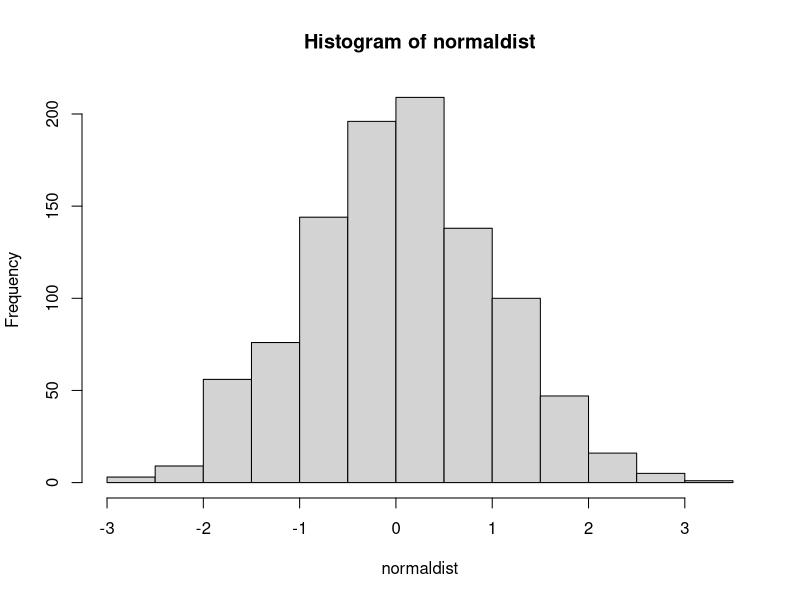

The R script that drew this image: (Note: a time limit stopped this script after it produced the figure.)
# Learning the RStudio layout

# Running lines of code from the script editor to the console

print('Hello world from the editor!')
print('This is my first line to print')
print('This is my second line to print')


# working directory
getwd()
# create new directory in RStudio and change to it
setwd('/cloud/project/subdir')

getwd()

# windows path example:
# setwd("C:\data\")
# this would not work! because "\" is a string escape
setwd("C:\\data\\") #would work



 
## The editor's formatting can clue you in
# this is a comment

"R formatted text"

# a number
2

# TRUE/FALSE
TRUE
FALSE


## R as a calculator (mathematical operators)
# Addition
10 + 2

# Subtraction
10 - 2

# Mulitplication
10 * 2

# Division
10 / 2

#Exponential
10 ^ 2


# storing a variable with some information, in this case a character string
# requires use of the <- or = operator which defines the variable
# as the name to the left of the data
# below hw_text is the created data object and 
# "Hello world stored in a variable!" is the data that is stored
hw_text <- "Hello world stored in a variable!"
# print the line
hw_text

### useful tips
## make a plot and save it to EXACT specifications
# make a normal distribution with mean of 0 and std dev of 1
normaldist <- rnorm(1000,0,1)
# plot a histogram of this distribution
hist(normaldist)


# demonstrate stop button by putting R 'to sleep' for 1000 ms
# we can interrupt this function using the "stop" button at the console
Sys.sleep(1000)

# demonstrate saving a workspace
